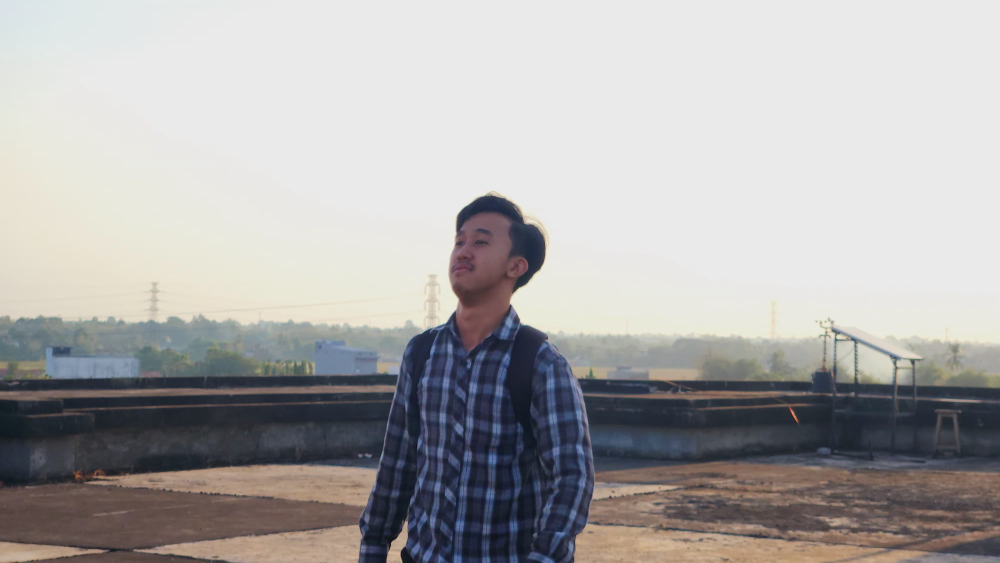
#> input picture img/gangsta.JPEG, 4000 x 2252 px, found by its file name (shown at 1/4 size)
$ jupyter execute 'D121221095_Fix Method.ipynb'
#> lines starting #> are read from the running program, lines starting #| are printed output that depends on the picture
# Import Library

[cell 1]
import cv2
import numpy as np
from google.colab.patches import cv2_imshow

import cv2
import numpy as np
import matplotlib.pyplot as plt

# Import Image
Bisa lewat google drive atau local file

[cell 2]
from google.colab import drive
drive.mount('/content/drive')

[cell 3]
from google.colab import files
import os

uploaded = files.upload()
#> the answer given: gangsta.JPEG

[cell 4]
img_original = cv2.imread("gangsta.JPEG")
#> img_original is the input picture: shape (2252, 4000, 3); mean B, G, R 170.3, 170.7, 172.5
img_gelap = cv2.imread("itam.JPEG")
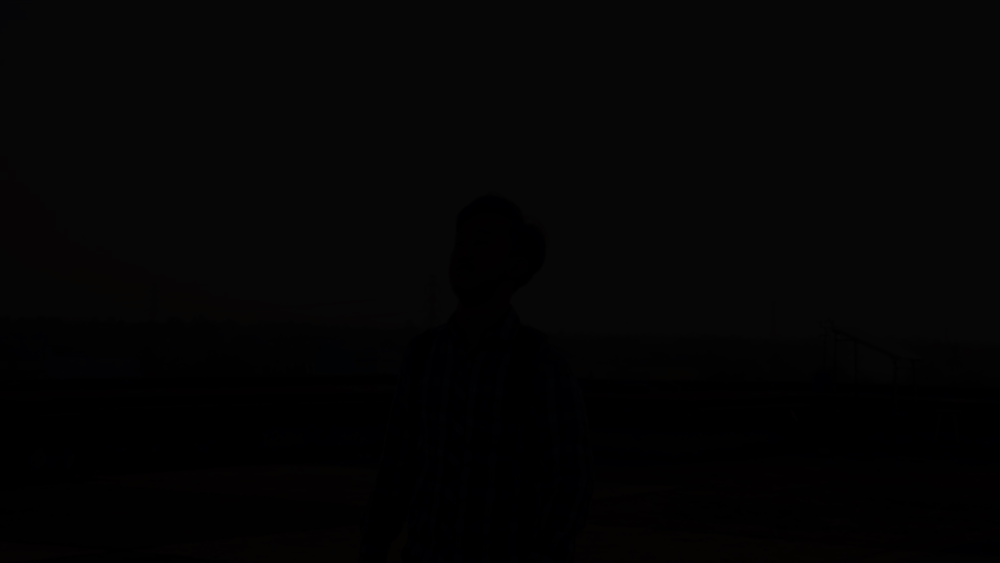
#> input picture img/itam.JPEG, 4000 x 2252 px, found by its file name (shown at 1/4 size)
#> img_gelap is the input picture: shape (2252, 4000, 3); mean B, G, R 3.87, 3.73, 3.89

img_original = cv2.resize(img_original, (920, 512))
#> img_original: shape (512, 920, 3)
img_gelap = cv2.resize(img_gelap, (920, 512))
#> img_gelap: shape (512, 920, 3)

# Fungsi Night Vision

[cell 5]
# ========== Gamma Correction
def adjust_gamma(image, gamma=2.0):
#> called with gamma = 2
    invGamma = 1.0 / gamma
    table = np.array([((i / 255.0) ** invGamma) * 255 for i in np.arange(256)]).astype("uint8")
    return table[image]
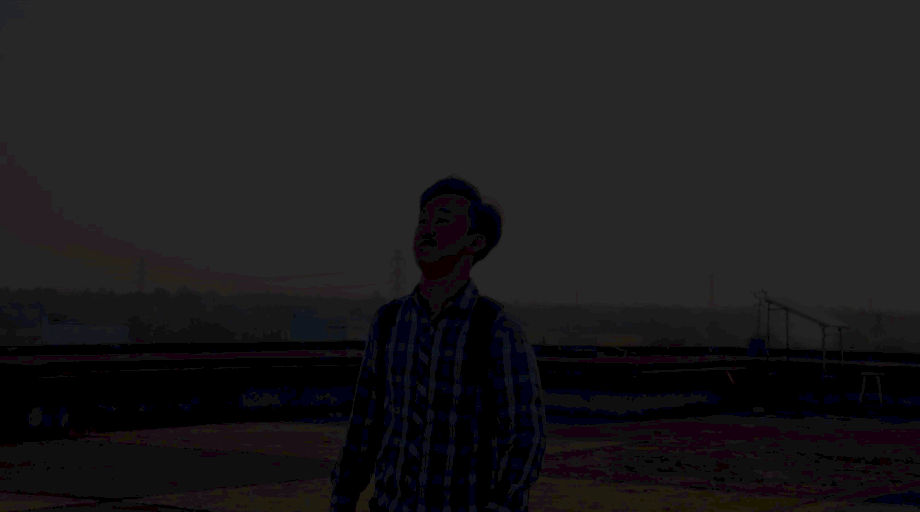
#> returned value: shape (512, 920, 3); mean of channels 0, 1, 2 27.6, 26.2, 27.3; drawn as B, G, R

# ========== Grayscale
def to_grayscale(img):
    return np.dot(img[...,:3], [0.299, 0.587, 0.114]).astype(np.uint8)
#> returned value: shape (512, 920)

# ========== Histogram Equalization
def histo_equal(gray):
    hist, _ = np.histogram(gray.flatten(), 256, [0, 256])
#> hist = 256 values, max 248421 at index 38, min 0 at index 5, mean 1840
    cdf = hist.cumsum()
#> cdf = 256 values from 66663 to 471040
    cdf_normalized = 255 * (cdf - cdf.min()) / (cdf.max() - cdf.min())
#> cdf_normalized = 256 values from 0 to 255
    return cdf_normalized[gray.astype(np.uint8)]

# ========== Gaussian Blur
def gaussian_blur(image):
    kernel = (1/16) * np.array([[1,2,1], [2,4,2], [1,2,1]])
    return apply_kernel(image, kernel)

# ========== Apply Kernel
def apply_kernel(image, kernel):
    pad = kernel.shape[0] // 2
    padded = np.pad(image, pad, mode='reflect')
    output = np.zeros_like(image)
    for i in range(image.shape[0]):
        for j in range(image.shape[1]):
            region = padded[i:i + kernel.shape[0], j:j + kernel.shape[1]]
            output[i, j] = np.sum(region * kernel)
    return np.clip(output, 0, 255).astype(np.uint8)

# ========== Sobel Edge Detection
def sobel_edge(gray, threshold=100):
    gx = np.array([[-1, 0, 1], [-2, 0, 2], [-1, 0, 1]])
    gy = np.array([[1, 2, 1], [0, 0, 0], [-1, -2, -1]])
    grad_x = apply_kernel(gray, gx)
    grad_y = apply_kernel(gray, gy)
#> after the loop in apply_kernel (call 2), `for i in range(image.shape[0]):`:
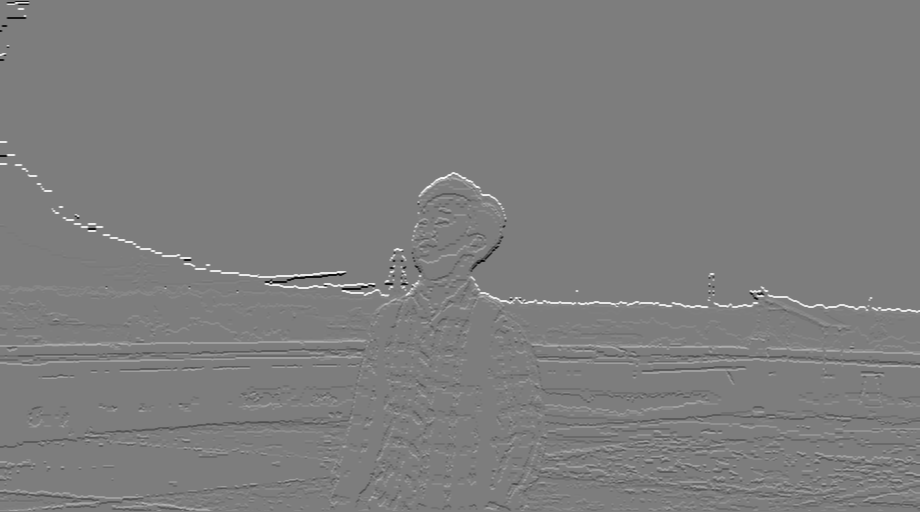
#> output: shape (512, 920) float64; min -746.6, max 766.1, mean 3.1; drawn with min black and max white
    magnitude = np.sqrt(grad_x.astype(np.float32)**2 + grad_y.astype(np.float32)**2)
    return (magnitude > threshold).astype(np.uint8) * 255
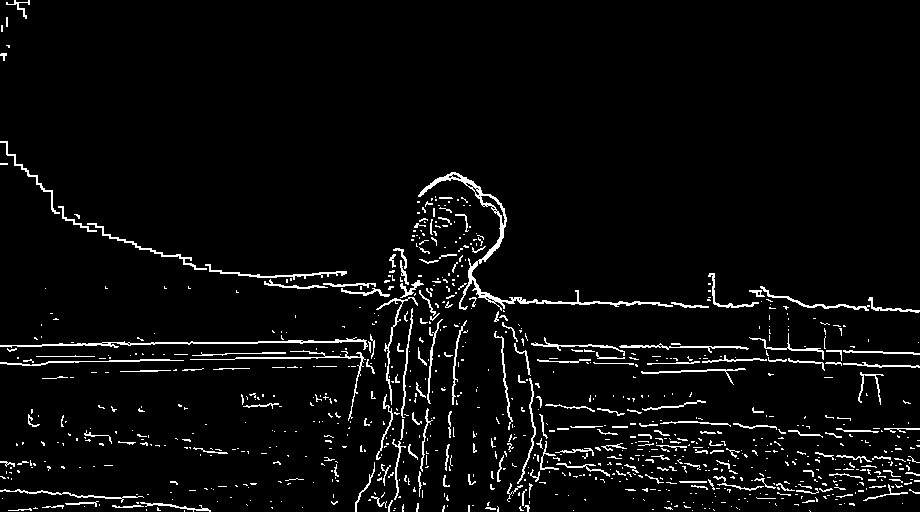
#> returned value: shape (512, 920); 4.3% white in thin lines or dots

# ========== Night Vision
def night_vision_effect(gray, edges, alpha=1.5):
#> called with alpha = 1.5
    bright_green = np.clip(gray * alpha, 0, 255).astype(np.uint8)
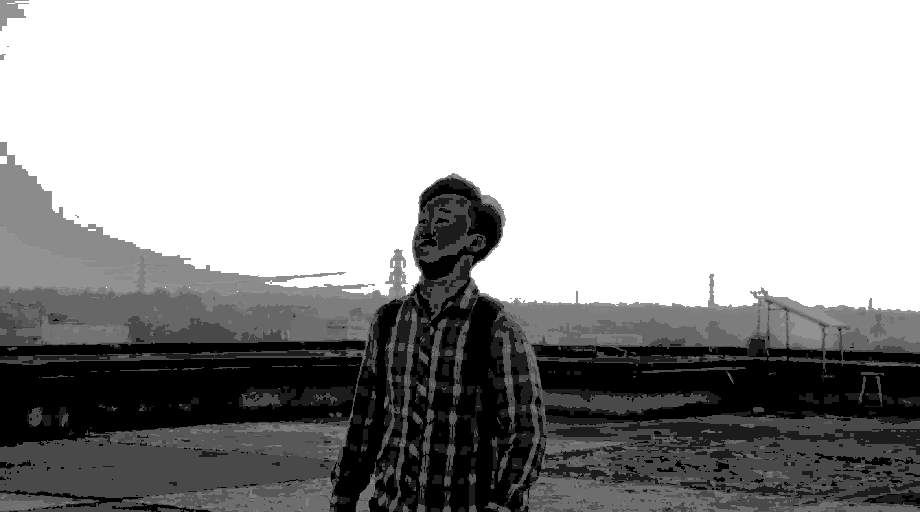
#> bright_green: shape (512, 920); min 0, max 255, mean 162.6
    result = np.zeros((gray.shape[0], gray.shape[1], 3), dtype=np.uint8)

    # Warna dasar night vision
    result[..., 1] = bright_green  # channel hijau

    # Warna edge: kuning kemerahan
    edge_color = [255, 180, 50]  # (R, G, B)
    result[edges == 255] = edge_color
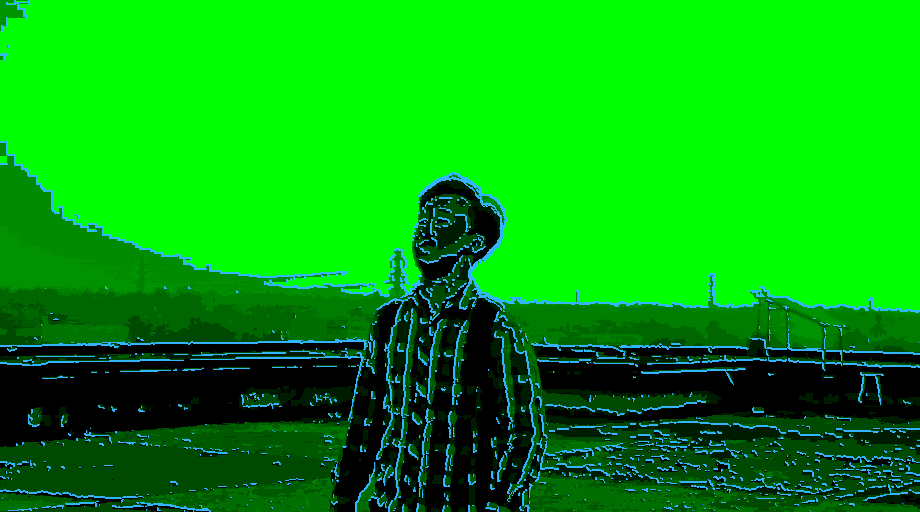
#> result: shape (512, 920, 3); mean of channels 0, 1, 2 11.1, 167, 2.2; drawn as B, G, R

    return result

# Output

[cell 6]
# def night_vision(img):
img_gamma = adjust_gamma(img_gelap, gamma=2.0)
gray = to_grayscale(img_gamma)
enhanced = histo_equal(gray)
edges = sobel_edge(enhanced, threshold=100).astype(np.uint8)
nv_result = night_vision_effect(enhanced, edges)

plt.imshow(cv2.cvtColor(nv_result, cv2.COLOR_BGR2RGB))
plt.title("Night Vision")
plt.axis("off")
plt.show()

[cell 7]
plt.figure(figsize=(12, 4))
plt.subplot(1, 3, 1), plt.imshow(cv2.cvtColor(img_original, cv2.COLOR_BGR2RGB)), plt.title("Gambar Asli"), plt.axis("off")
plt.subplot(1, 3, 2), plt.imshow(cv2.cvtColor(img_gelap, cv2.COLOR_BGR2RGB)), plt.title("Gambar Gelap"), plt.axis("off")
plt.subplot(1, 3, 3), plt.imshow(cv2.cvtColor(nv_result, cv2.COLOR_BGR2RGB)), plt.title("Night Vision"), plt.axis("off")
plt.tight_layout()
plt.show()
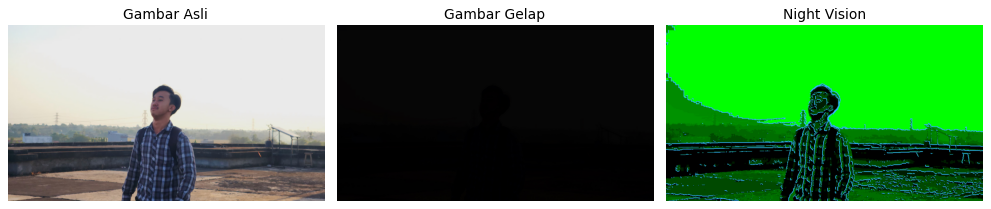
#> figure drawn by matplotlib, 3 panels

[cell 8]
from skimage.metrics import structural_similarity as ssim
from sklearn.metrics import mean_squared_error
import matplotlib.pyplot as plt

def compare_images(reference, result, title="Comparison"):
    # Resize jika ukuran tidak cocok
    result_resized = cv2.resize(result, (reference.shape[1], reference.shape[0]))

    # Convert to grayscale untuk SSIM & MSE
    ref_gray = to_grayscale(reference)
    res_gray = to_grayscale(result_resized)
#> in to_grayscale (call 3), `return np.dot(img[...,:3], [0.299, 0.587, 0.114]).astype(np.uint8)`:
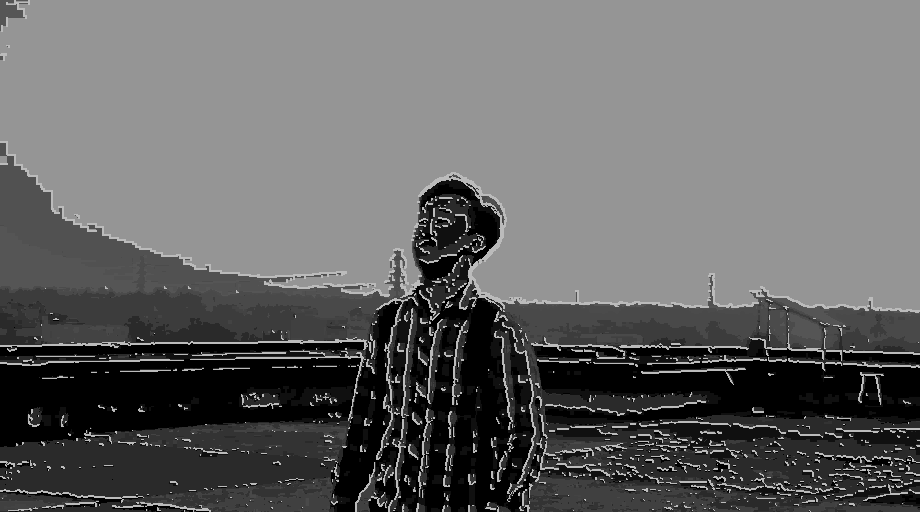
#> returned value: shape (512, 920); min 0, max 187, mean 101

    # Hitung MSE & SSIM
    mse_val = mean_squared_error(ref_gray.flatten(), res_gray.flatten())
#> mse_val = 6346.3
    ssim_val = ssim(ref_gray, res_gray)
#> ssim_val = 0.579

    # Tampilkan perbandingan visual dan statistik
    fig, axs = plt.subplots(2, 2, figsize=(12, 8))

    axs[0, 0].imshow(cv2.cvtColor(reference, cv2.COLOR_BGR2RGB))
    axs[0, 0].set_title("Gambar Asli (Original)")
    axs[0, 0].axis("off")

    axs[0, 1].imshow(cv2.cvtColor(result_resized, cv2.COLOR_BGR2RGB))
    axs[0, 1].set_title("Night Vision")
    axs[0, 1].axis("off")

    axs[1, 0].hist(reference.ravel(), bins=256, color='gray', alpha=0.7, label='Original')
    axs[1, 0].hist(result_resized.ravel(), bins=256, color='green', alpha=0.5, label='Night Vision')
    axs[1, 0].set_title("Histogram Intensitas Piksel")
    axs[1, 0].legend()

    axs[1, 1].text(0.1, 0.6, f"MSE (Mean Squared Error): {mse_val:.2f}", fontsize=14)
    axs[1, 1].text(0.1, 0.4, f"SSIM (Structural Similarity Index): {ssim_val:.4f}", fontsize=14)
    axs[1, 1].axis('off')
    axs[1, 1].set_title("Perbandingan Kuantitatif")

    plt.tight_layout()
    plt.show()
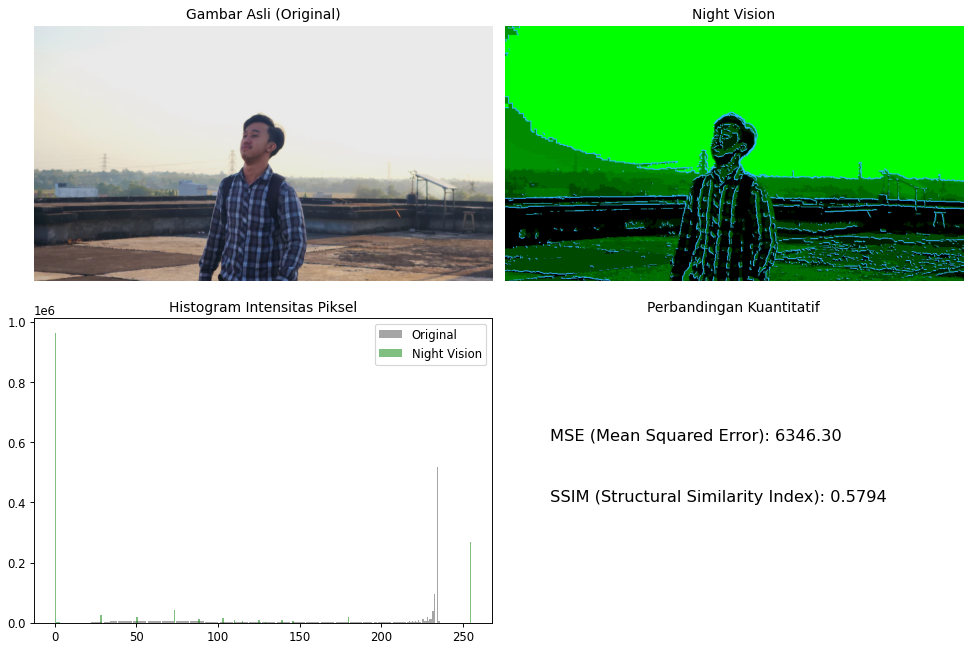
#> figure drawn by matplotlib, 3 panels; panel 3: tallest bar 518929 high, from x = 233.9 to 234.8; panel 3: tallest bar 964016 high, from x = 0 to 0.996
